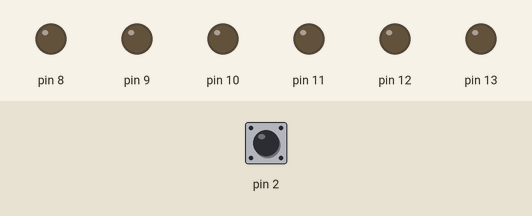
The sketch below on a simulated Arduino Uno, built with avr-gcc and run on an emulated ATmega328P. Shown: output pins drawn as LEDs (lit = HIGH). The inputs (shaded band) are chosen by the test bench; at power-on: pin 2 HIGH.

Above: at 5.0 s.
5.1 s: pin 2 driven LOW
At 5.8 s:
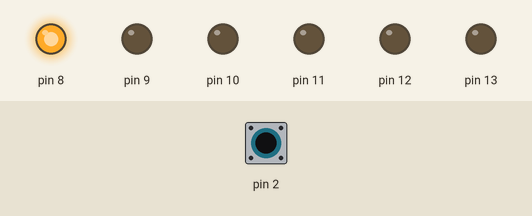
6.6 s: pin 2 pulsed HIGH 5 times (0.12 s each, 0.3 s apart)
At 8.7 s:
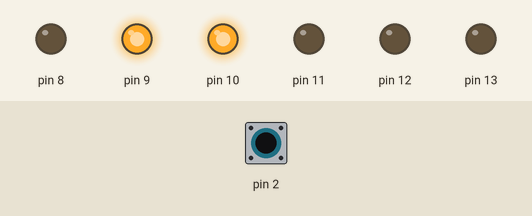
9.6 s: pin 2 pulsed HIGH 2 times (0.12 s each, 0.3 s apart)
At 10.3 s:
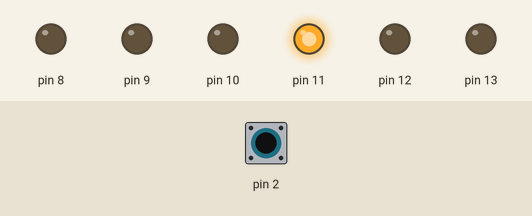
Timing chart, 0 to 12.6 s (numbered marks = the images above; inputs shaded):
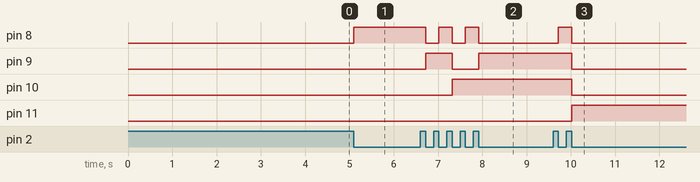

The sketch:

LAB2_Task3.ino
```cpp
#include <avr/io.h>
#include <avr/interrupt.h>
#include <util/delay.h>

#define BLINK_DELAY_MS 200

unsigned char count = 0;

int main(){


  DDRB |= 63; //set LSB pins of PORT B  as outputs
  DDRD &= ~(1<<2);  //PD2 is input

  //set for falling edge detection
  EICRA |= (1<<ISC01);
  EICRA |= (0<<ISC00);

  sei();//enable global interrupts

  EIMSK |= (1<<INT0); //enable external interrupts for int0


  while(1){

  }

  return 0;

}

ISR(INT0_vect){

  PORTB &= 0;//Reset value in PORT B
  count++;
  //_delay_ms(BLINK_DELAY_MS);
  //display number of times the push button is pressed
  PORTB |= count;

}
```

Measured:
- after the input at 5.1 s, pin 8: LOW → HIGH at once
- after the input at 6.6 s, pin 8: alternates HIGH for 0.30 s and LOW for 0.30 s, 5 changes in all, then stays LOW, starting after 0.12 s; pin 9: LOW → HIGH after 0.12 s, → LOW 0.60 s later, → HIGH 0.60 s later; pin 10: LOW → HIGH after 0.72 s
- after the input at 9.6 s, pin 8: LOW → HIGH after 0.12 s, → LOW 0.30 s later; pin 9, pin 10: HIGH → LOW after 0.42 s; pin 11: LOW → HIGH after 0.42 s
